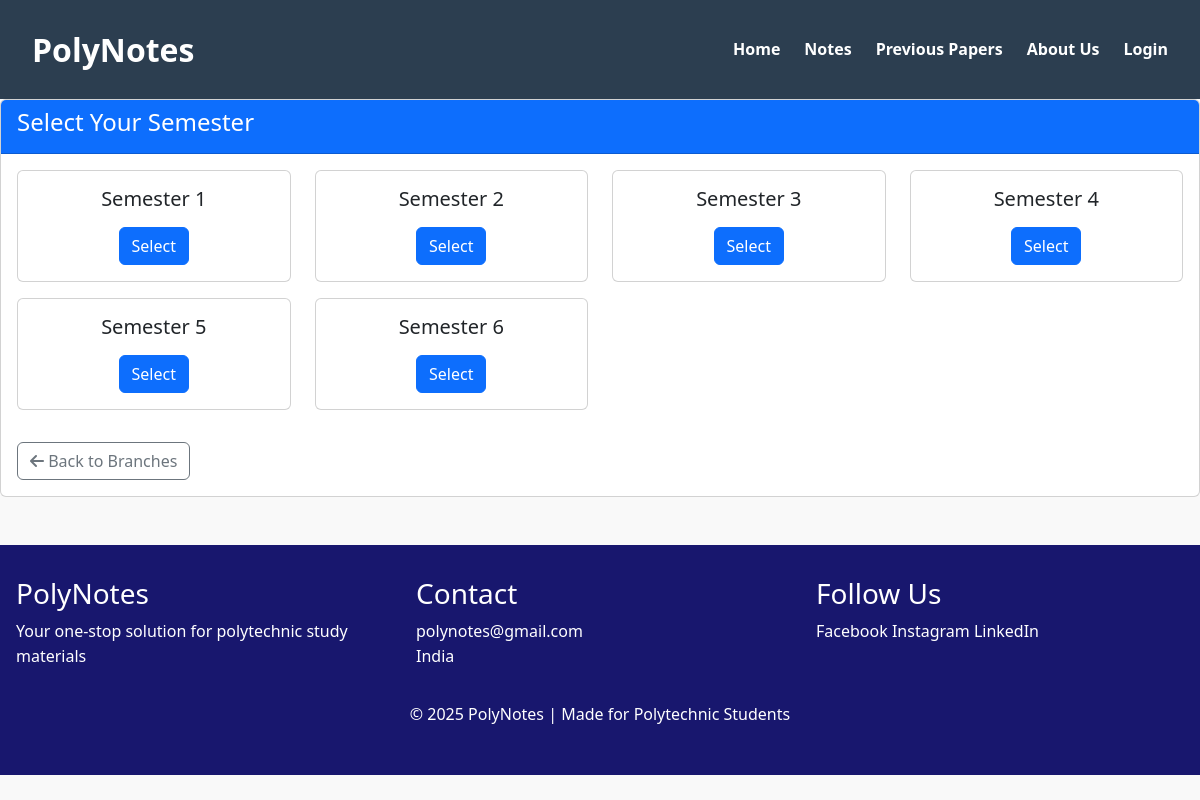
The app's page /notes/1/2/semester/ with its own data.
### notes_app/models.py (models this page shows, shortened)
class Semester(models.Model):
    number = models.IntegerField()
    branches = models.ManyToManyField(Branch)
    language = models.ForeignKey(Language, on_delete=models.CASCADE, null=True, blank=True)

### notes_app/views.py (the view)
# urls.py: path('notes/<int:language_id>/<int:branch_id>/semester/', views.select_semester, name='select_semester'),
def select_semester(request, language_id, branch_id):
    branch = get_object_or_404(Branch, pk=branch_id, language_id=language_id)
    semesters = Semester.objects.filter(branches=branch, language_id=language_id)
    return render(request, 'notes_app/notes/semester.html', {
        'semesters': semesters,
        'language_id': language_id,
        'branch_id': branch_id
    })

### notes_app/templates/notes_app/notes/semester.html (shortened to what this page needs)
{% extends 'notes_app/base.html' %}
{% block content %}
    <div class="card">
        <div class="card-header bg-primary text-white">
            <h4 >Select Your Semester</h4>
        </div>
        <div class="card-body">
            <div class="row">
                {% for semester in semesters %}
                    <div class="col-md-3 mb-3">
                        <div class="card h-100 semester-card text-center">
                            <div class="card-body">
                                <h5 class="card-title">Semester {{ semester.number }}</h5>
                                <a href="{% url 'select_subject' language_id branch_id semester.id %}"
                                   class="btn btn-primary mt-2">Select</a>
                            </div>
                        </div>
                    </div>
                {% empty %}
                    <div class="col-12">
                        <div class="alert alert-warning">
                            No semesters available for {{ branch.name }}. Please contact admin.
                        </div>
                    </div>
                {% endfor %}
            </div>
            <div class="mt-3">
                <a href="{% url 'select_branch' language_id %}" class="btn btn-outline-secondary">
                    <i class="fas fa-arrow-left"></i> Back to Branches
                </a>
            </div>
        </div>
    </div>
{% endblock %}

### notes_app/templates/notes_app/base.html (style rules this page uses)
:root { --primary: #3498db; --secondary: #2c3e50; --accent: #e74c3c; --light: #ecf0f1; --dark: #2c3e50; }
* { margin: 0; padding: 0; box-sizing: border-box; }
body { font-family: 'Segoe UI', Tahoma, Geneva, Verdana, sans-serif; line-height: 1.6; color: #333; background-color: #f9f9f9; }
a { text-decoration: none; color: inherit; }

### notes_app/templates/notes_app/notes/semester.html (style rules this page uses)
.semester-card { transition: transform 0.3s, box-shadow 0.3s; }

### records on screen
Semester: number "1"
Semester: number "2"
Semester: number "3"
Semester: number "4"
Semester: number "5"
Semester: number "6"
